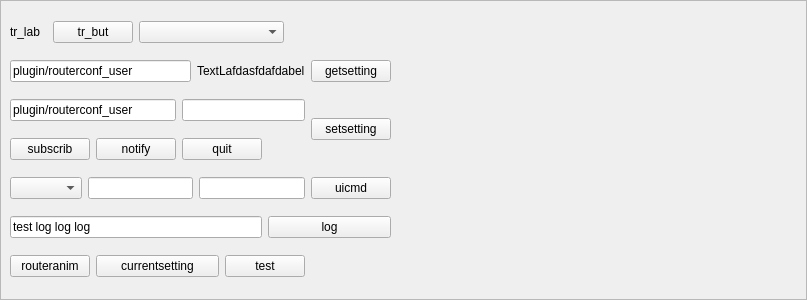
<?xml version="1.0" encoding="UTF-8"?>
<ui version="4.0">
 <class>QGenieTestForm</class>
 <widget class="QWidget" name="QGenieTestForm">
  <property name="geometry">
   <rect>
    <x>0</x>
    <y>0</y>
    <width>789</width>
    <height>300</height>
   </rect>
  </property>
  <property name="windowTitle">
   <string>Form</string>
  </property>
  <layout class="QVBoxLayout" name="verticalLayout">
   <property name="margin">
    <number>0</number>
   </property>
   <item>
    <widget class="QFrame" name="iframe">
     <property name="frameShape">
      <enum>QFrame::StyledPanel</enum>
     </property>
     <property name="frameShadow">
      <enum>QFrame::Raised</enum>
     </property>
     <layout class="QGridLayout" name="gridLayout">
      <item row="0" column="0">
       <widget class="QLabel" name="tr_lab">
        <property name="text">
         <string>tr_lab</string>
        </property>
       </widget>
      </item>
      <item row="0" column="1" colspan="2">
       <widget class="QPushButton" name="tr_but">
        <property name="text">
         <string>tr_but</string>
        </property>
       </widget>
      </item>
      <item row="0" column="3" colspan="4">
       <widget class="QComboBox" name="cob_model"/>
      </item>
      <item row="0" column="9" rowspan="7">
       <widget class="QSpyWindow" name="widget" native="true">
        <property name="minimumSize">
         <size>
          <width>400</width>
          <height>0</height>
         </size>
        </property>
       </widget>
      </item>
      <item row="1" column="0" colspan="9">
       <layout class="QHBoxLayout" name="horizontalLayout_2">
        <item>
         <widget class="QLineEdit" name="edt_setting">
          <property name="text">
           <string>plugin/routerconf_user</string>
          </property>
         </widget>
        </item>
        <item>
         <widget class="QLabel" name="lab_setting">
          <property name="text">
           <string>TextLafdasfdafdabel</string>
          </property>
         </widget>
        </item>
        <item>
         <widget class="QPushButton" name="getsetting">
          <property name="text">
           <string>getsetting</string>
          </property>
         </widget>
        </item>
       </layout>
      </item>
      <item row="2" column="0" colspan="4">
       <widget class="QLineEdit" name="edt_setting_set1">
        <property name="text">
         <string>plugin/routerconf_user</string>
        </property>
       </widget>
      </item>
      <item row="2" column="4" colspan="4">
       <widget class="QLineEdit" name="edt_setting_set2">
        <property name="text">
         <string/>
        </property>
       </widget>
      </item>
      <item row="2" column="8" rowspan="2">
       <widget class="QPushButton" name="setsetting">
        <property name="text">
         <string>setsetting</string>
        </property>
       </widget>
      </item>
      <item row="3" column="0" colspan="2">
       <widget class="QPushButton" name="subscrib">
        <property name="text">
         <string>subscrib</string>
        </property>
       </widget>
      </item>
      <item row="3" column="2" colspan="2">
       <widget class="QPushButton" name="notify">
        <property name="text">
         <string>notify</string>
        </property>
       </widget>
      </item>
      <item row="3" column="4" colspan="2">
       <widget class="QPushButton" name="but_quit">
        <property name="text">
         <string>quit</string>
        </property>
       </widget>
      </item>
      <item row="4" column="0" colspan="9">
       <layout class="QHBoxLayout" name="horizontalLayout">
        <item>
         <widget class="QComboBox" name="comboBox"/>
        </item>
        <item>
         <widget class="QLineEdit" name="edt_para1"/>
        </item>
        <item>
         <widget class="QLineEdit" name="lineEdit_2"/>
        </item>
        <item>
         <widget class="QPushButton" name="uicmd">
          <property name="text">
           <string>uicmd</string>
          </property>
         </widget>
        </item>
       </layout>
      </item>
      <item row="5" column="0" colspan="6">
       <widget class="QLineEdit" name="edt_log">
        <property name="text">
         <string>test log log log</string>
        </property>
       </widget>
      </item>
      <item row="5" column="6" colspan="3">
       <widget class="QPushButton" name="but_log">
        <property name="text">
         <string>log</string>
        </property>
       </widget>
      </item>
      <item row="6" column="0" colspan="2">
       <widget class="QPushButton" name="but_routeranim">
        <property name="text">
         <string>routeranim</string>
        </property>
       </widget>
      </item>
      <item row="6" column="2" colspan="3">
       <widget class="QPushButton" name="but_currentsetting">
        <property name="text">
         <string>currentsetting</string>
        </property>
       </widget>
      </item>
      <item row="6" column="5" colspan="3">
       <widget class="QPushButton" name="but_test">
        <property name="text">
         <string>test</string>
        </property>
       </widget>
      </item>
     </layout>
    </widget>
   </item>
  </layout>
 </widget>
 <customwidgets>
  <customwidget>
   <class>QSpyWindow</class>
   <extends>QWidget</extends>
   <header>QSpyWindow.h</header>
   <container>1</container>
  </customwidget>
 </customwidgets>
 <resources/>
 <connections/>
</ui>
